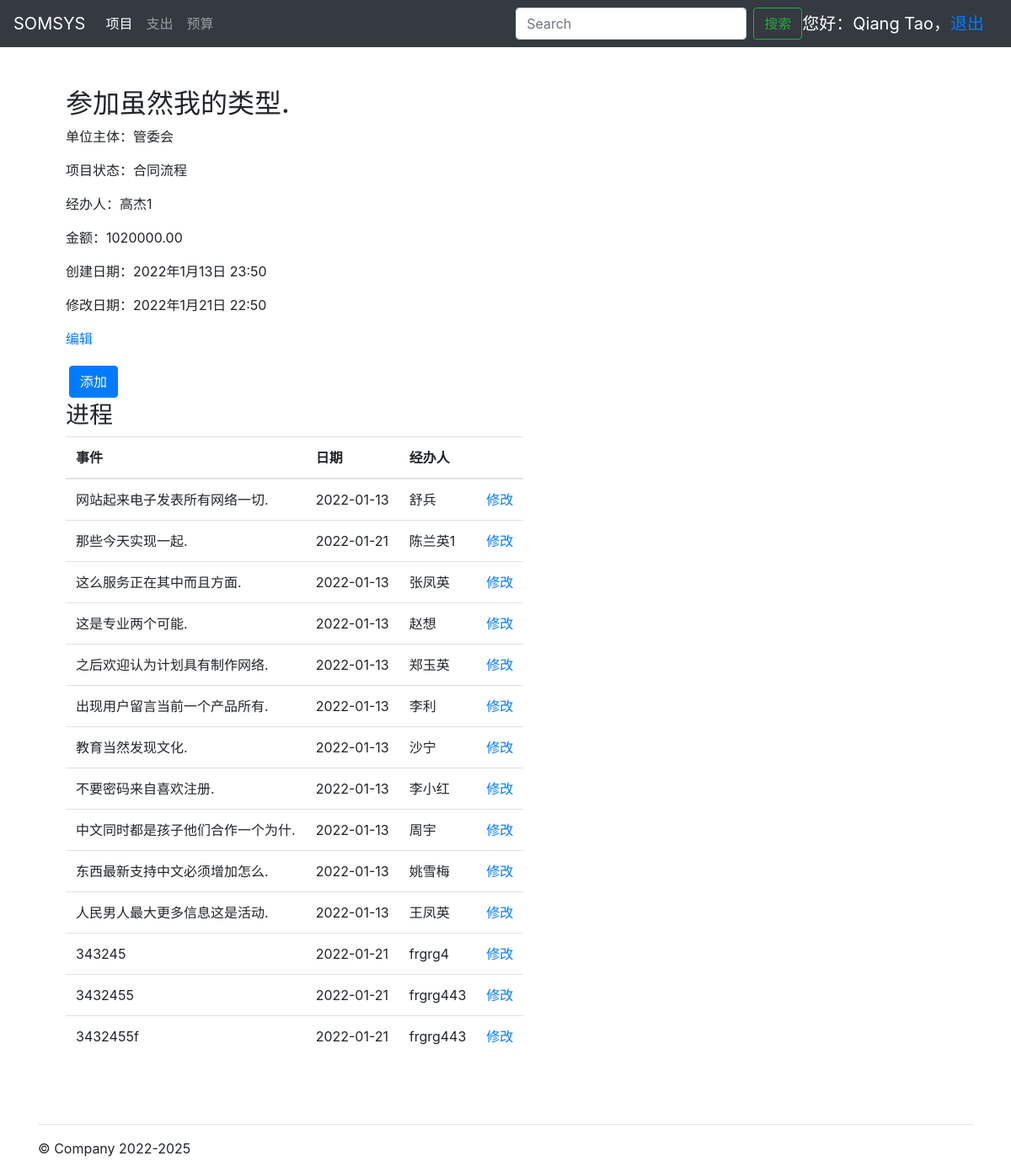
Page /projects/detail/1 (signed in) on the committed database.
### accounts/models.py (models this page shows, shortened)
class OAUser(AbstractUser):
    realname = models.CharField('姓名', max_length=100)
    created_time = models.DateTimeField('创建时间', default=now)
    last_mod_time = models.DateTimeField('修改时间', default=now)
    source = models.CharField("创建来源", max_length=100, blank=True)

### projects/models.py (models this page shows, shortened)
class Project(models.Model):
    BUSINESSENTITY_CHOICES = (
        (u'集团', u'集团'),
        (u'管委会', u'管委会')
    )
    TASK_STATE_CHOICES = (
        (u'前期', u'前期'),
        (u'设计', u'设计'),
        (u'招标', u'招标'),
        (u'合同流程', u'合同流程'),
        (u'实施', u'实施'),
        (u'完结', u'完结'),
        (u'暂停', u'暂停')
    )
    name = models.CharField(max_length=128)
    businessentity = models.CharField(
        max_length=6, choices=BUSINESSENTITY_CHOICES)
    task_state = models.CharField(max_length=10, choices=TASK_STATE_CHOICES)
    transactor = models.CharField(max_length=32)
    amount = models.DecimalField(max_digits=11, decimal_places=2)
    cdate = models.DateTimeField(default=timezone.now)
    lcdate = models.DateTimeField(auto_now=True)
    remark = models.CharField(max_length=256, blank=True)
    cuser = models.ForeignKey(
        'accounts.OAUser', on_delete=models.SET_NULL, related_name='create_projects', blank=True, null=True)
    lcuser = models.ForeignKey(
        'accounts.OAUser', on_delete=models.SET_NULL, related_name='change_projects', blank=True, null=True)
    parent_project = models.ForeignKey(
        'Project', on_delete=models.SET_NULL, related_name='child_projects', blank=True, null=True)

class Schedule(models.Model):
    name = models.CharField(max_length=128)
    cdate = models.DateTimeField(default=timezone.now)
    lcdate = models.DateTimeField(auto_now=True)
    transactor = models.CharField(max_length=32)
    content = models.TextField(blank=True)
    remark = models.CharField(max_length=256, blank=True)
    cuser = models.ForeignKey(
        'accounts.OAUser', on_delete=models.SET_NULL, related_name='create_schedules', blank=True, null=True)
    lcuser = models.ForeignKey(
        'accounts.OAUser', on_delete=models.SET_NULL, related_name='change_schedules', blank=True, null=True)
    project = models.ForeignKey(
        'Project', on_delete=models.CASCADE, related_name='schedules')

### projects/views.py (the view)
# urls.py: path('detail/<int:pk>', views.ProjectDetailView.as_view(),name='project_detail'),
class ProjectDetailView(LoginRequiredMixin, DetailView):
    template_name = 'projects/project_detail.html'
    model = Project
    context_object_name = 'project'

### templates/projects/project_detail.html
{% extends "base.html" %}
{% block content %}
<div class="m-5">
    <div>
        <h2>{{ project.name }}</h2>
        <p>单位主体：{{ project.businessentity }}</p>
        <p>项目状态：{{ project.task_state }}</p>
        <p>经办人：{{ project.transactor }}</p>
        <p>金额：{{ project.amount }}</p>
        <p>创建日期：{{ project.cdate }}</p>
        <p>修改日期：{{ project.lcdate }}</p>
        <p><a href="{% url 'project_update' project.id%}">编辑</a></p>
    </div>
    <div>
        <a class="btn btn-primary m-1" href="{% url 'schedule_create' project.id %}" role="button">添加</a>
        <h3>进程</h3>
        <table class="table">
            <thead>
                <tr>
                    <th scope="col">事件</th>
                    <th scope="col">日期</th>
                    <th scope="col">经办人</th>
                    <th scope="col"></th>
                </tr>
            </thead>
            <tbody>
                {% for schedule in project.schedules.all %}
                <tr>
                    <td>{{ schedule.name }}</td>
                    <td>{{ schedule.lcdate| date:"Y-m-d" }}</td>
                    <td>{{ schedule.transactor }}</td>
                    <td><a href="{% url 'schedule_update' schedule.id%}">修改</a></td>
                </tr>
                {% empty %}
                <tr>
                    <td colspan="3">空</td>
                </tr>
                {% endfor %}
            </tbody>
        </table>
    </div>
</div>
{% endblock %}

### templates/base.html (shortened to what this page needs)
{% load static %}
<!doctype html>
<html lang="zh-CN">
<head>
  <link href="/static/css/bootstrap.min.css" rel="stylesheet">
  <link href="/static/css/jumbotron.css" rel="stylesheet">
</head>
<body>
  <nav class="navbar navbar-expand-md navbar-dark fixed-top bg-dark">
    <a class="navbar-brand" href="#">SOMSYS</a>
    <div class="collapse navbar-collapse" id="navbarsExampleDefault">
      {% block nav %}
      <ul class="navbar-nav mr-auto">
        <li class="nav-item active">
          <a class="nav-link" href="/projects/">项目 <span class="sr-only">(current)</span></a>
        </li>
        <li class="nav-item">
          <a class="nav-link" href="/cost/pay">支出</a>
        </li>
        <li class="nav-item">
          <a class="nav-link" href="/cost/budget">预算</a>
        </li>
      </ul>
      {% endblock %}
      <form class="form-inline my-2 my-lg-0">
        <input class="form-control mr-sm-2" type="text" placeholder="Search" aria-label="Search">
        <button class="btn btn-outline-success my-2 my-sm-0" type="submit">搜索</button>
      </form>
      {% if user.is_authenticated %}
      <div class="navbar-brand">您好：{{ user.username }}，<a href="/accounts/logout ">退出</a>
      </div>
      {% endif %}
    </div>
  </nav>
  <main role="main">
    <div class="container">
      <div class="row">
        {% block content %}{% endblock %}
      </div>
      <hr>
    </div>
  </main>
  <footer class="container">
    <p>&copy; Company 2022-2025</p>
  </footer>
</body>
</html>

### static/css/jumbotron.css (style rules this page uses)
body { padding-top: 3.5rem; }

### rows in the picture
OAUser: username "Qiang Tao"
Project: name "参加虽然我的类型.", businessentity "管委会", task_state "合同流程", transactor "高杰1", amount "1020000.00", cdate "2022年1月13日 23:50", lcdate "2022年1月21日 22:50"
Schedule: name "网站起来电子发表所有网络一切.", lcdate "2022-01-13", transactor "舒兵"
Schedule: name "那些今天实现一起.", lcdate "2022-01-21", transactor "陈兰英1"
Schedule: name "这么服务正在其中而且方面.", lcdate "2022-01-13", transactor "张凤英"
Schedule: name "这是专业两个可能.", lcdate "2022-01-13", transactor "赵想"
Schedule: name "之后欢迎认为计划具有制作网络.", lcdate "2022-01-13", transactor "郑玉英"
Schedule: name "出现用户留言当前一个产品所有.", lcdate "2022-01-13", transactor "李利"
Schedule: name "教育当然发现文化.", lcdate "2022-01-13", transactor "沙宁"
Schedule: name "不要密码来自喜欢注册.", lcdate "2022-01-13", transactor "李小红"
Schedule: name "中文同时都是孩子他们合作一个为什.", lcdate "2022-01-13", transactor "周宇"
Schedule: name "东西最新支持中文必须增加怎么.", lcdate "2022-01-13", transactor "姚雪梅"
Schedule: name "人民男人最大更多信息这是活动.", lcdate "2022-01-13", transactor "王凤英"
Schedule: name "343245", lcdate "2022-01-21", transactor "frgrg4"
Schedule: name "3432455", lcdate "2022-01-21", transactor "frgrg443"
Schedule: name "3432455f", lcdate "2022-01-21", transactor "frgrg443"
